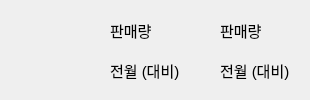
   <widget class="QWidget" name="page_20">
    <widget class="QLabel" name="bmwOnMonth">
     <property name="geometry">
      <rect>
       <x>220</x>
       <y>60</y>
       <width>81</width>
       <height>20</height>
      </rect>
     </property>
     <property name="font">
      <font>
       <pointsize>11</pointsize>
      </font>
     </property>
     <property name="text">
      <string>전월 (대비)</string>
     </property>
    </widget>
    <widget class="QLabel" name="bmwSales">
     <property name="geometry">
      <rect>
       <x>220</x>
       <y>20</y>
       <width>51</width>
       <height>20</height>
      </rect>
     </property>
     <property name="font">
      <font>
       <pointsize>11</pointsize>
      </font>
     </property>
     <property name="text">
      <string>판매량</string>
     </property>
    </widget>
    <widget class="QLabel" name="ds_8">
     <property name="geometry">
      <rect>
       <x>110</x>
       <y>20</y>
       <width>51</width>
       <height>20</height>
      </rect>
     </property>
     <property name="font">
      <font>
       <pointsize>11</pointsize>
      </font>
     </property>
     <property name="text">
      <string>판매량</string>
     </property>
    </widget>
    <widget class="QLabel" name="label_19">
     <property name="geometry">
      <rect>
       <x>110</x>
       <y>60</y>
       <width>81</width>
       <height>20</height>
      </rect>
     </property>
     <property name="font">
      <font>
       <pointsize>11</pointsize>
      </font>
     </property>
     <property name="text">
      <string>전월 (대비)</string>
     </property>
    </widget>
    <widget class="QLabel" name="label_20">
     <property name="geometry">
      <rect>
       <x>10</x>
       <y>10</y>
       <width>101</width>
       <height>81</height>
      </rect>
     </property>
     <property name="styleSheet">
      <string notr="true">border-image: url(:/resources/bmw.png);</string>
     </property>
     <property name="text">
      <string/>
     </property>
    </widget>
   </widget>
